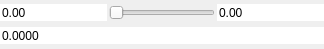
<?xml version="1.0" encoding="UTF-8"?>
<ui version="4.0">
 <class>DecimalNumberController</class>
 <widget class="QWidget" name="DecimalNumberController">
  <property name="geometry">
   <rect>
    <x>0</x>
    <y>0</y>
    <width>324</width>
    <height>49</height>
   </rect>
  </property>
  <property name="sizePolicy">
   <sizepolicy hsizetype="Minimum" vsizetype="Preferred">
    <horstretch>0</horstretch>
    <verstretch>0</verstretch>
   </sizepolicy>
  </property>
  <property name="font">
   <font>
    <family>Segoe UI</family>
   </font>
  </property>
  <property name="windowTitle">
   <string>Form</string>
  </property>
  <layout class="QHBoxLayout" name="horizontalLayout">
   <property name="spacing">
    <number>0</number>
   </property>
   <property name="margin">
    <number>0</number>
   </property>
   <item>
    <layout class="QVBoxLayout" name="verticalLayout">
     <property name="spacing">
      <number>2</number>
     </property>
     <item>
      <layout class="QHBoxLayout" name="horizontalLayout_2">
       <item>
        <widget class="QDoubleSpinBox" name="minSpinBox">
         <property name="sizePolicy">
          <sizepolicy hsizetype="Minimum" vsizetype="Fixed">
           <horstretch>0</horstretch>
           <verstretch>0</verstretch>
          </sizepolicy>
         </property>
         <property name="focusPolicy">
          <enum>Qt::StrongFocus</enum>
         </property>
         <property name="frame">
          <bool>false</bool>
         </property>
         <property name="alignment">
          <set>Qt::AlignLeading|Qt::AlignLeft|Qt::AlignVCenter</set>
         </property>
         <property name="buttonSymbols">
          <enum>QAbstractSpinBox::NoButtons</enum>
         </property>
         <property name="minimum">
          <double>-100000.000000000000000</double>
         </property>
         <property name="maximum">
          <double>100000.000000000000000</double>
         </property>
        </widget>
       </item>
       <item>
        <widget class="QSlider" name="horizontalSlider">
         <property name="sizePolicy">
          <sizepolicy hsizetype="Minimum" vsizetype="Fixed">
           <horstretch>0</horstretch>
           <verstretch>0</verstretch>
          </sizepolicy>
         </property>
         <property name="minimumSize">
          <size>
           <width>20</width>
           <height>0</height>
          </size>
         </property>
         <property name="maximum">
          <number>100</number>
         </property>
         <property name="orientation">
          <enum>Qt::Horizontal</enum>
         </property>
        </widget>
       </item>
       <item>
        <widget class="QDoubleSpinBox" name="maxSpinBox">
         <property name="sizePolicy">
          <sizepolicy hsizetype="Minimum" vsizetype="Fixed">
           <horstretch>0</horstretch>
           <verstretch>0</verstretch>
          </sizepolicy>
         </property>
         <property name="focusPolicy">
          <enum>Qt::StrongFocus</enum>
         </property>
         <property name="frame">
          <bool>false</bool>
         </property>
         <property name="alignment">
          <set>Qt::AlignLeading|Qt::AlignLeft|Qt::AlignVCenter</set>
         </property>
         <property name="buttonSymbols">
          <enum>QAbstractSpinBox::NoButtons</enum>
         </property>
         <property name="minimum">
          <double>-9999.000000000000000</double>
         </property>
         <property name="maximum">
          <double>9999.000000000000000</double>
         </property>
        </widget>
       </item>
      </layout>
     </item>
     <item>
      <widget class="QDoubleSpinBox" name="doubleSpinBox">
       <property name="sizePolicy">
        <sizepolicy hsizetype="Minimum" vsizetype="Fixed">
         <horstretch>0</horstretch>
         <verstretch>0</verstretch>
        </sizepolicy>
       </property>
       <property name="focusPolicy">
        <enum>Qt::StrongFocus</enum>
       </property>
       <property name="frame">
        <bool>false</bool>
       </property>
       <property name="alignment">
        <set>Qt::AlignLeading|Qt::AlignLeft|Qt::AlignVCenter</set>
       </property>
       <property name="buttonSymbols">
        <enum>QAbstractSpinBox::NoButtons</enum>
       </property>
       <property name="prefix">
        <string/>
       </property>
       <property name="decimals">
        <number>4</number>
       </property>
       <property name="minimum">
        <double>-100000.000000000000000</double>
       </property>
       <property name="maximum">
        <double>10000.000000000000000</double>
       </property>
       <property name="singleStep">
        <double>0.100000000000000</double>
       </property>
       <property name="value">
        <double>0.000000000000000</double>
       </property>
      </widget>
     </item>
    </layout>
   </item>
  </layout>
 </widget>
 <resources/>
 <connections/>
</ui>
